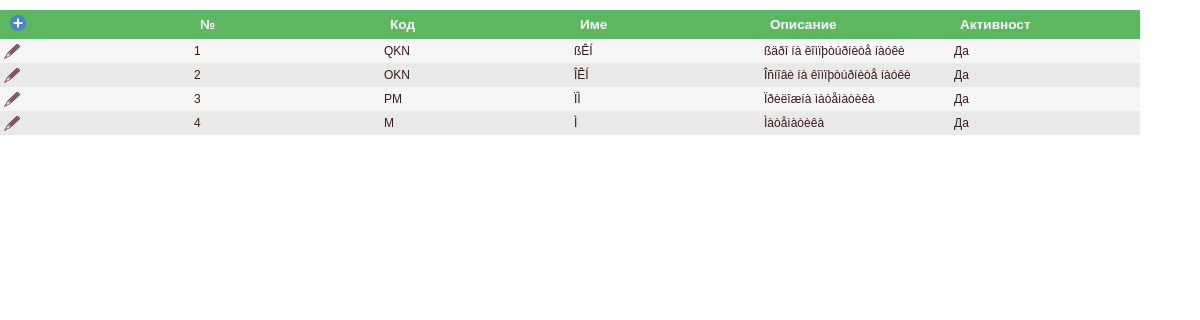
/Noms/NomCourseCategoriesList.php, run on the app's committed database.
### tables this page shows
CREATE TABLE IF NOT EXISTS nom_Course_categories(
	id MEDIUMINT NOT NULL AUTO_INCREMENT COMMENT 'UNIQUE ID',
	short_name VARCHAR (80) NOT NULL COMMENT 'Êðàòêî íàèìåíîâàíèå',
	name VARCHAR (255) NOT NULL COMMENT 'Ïúëíî íàèìåíîâàíèå',
	description VARCHAR (1024) COMMENT 'Îïèñàíèå',
	is_active VARCHAR (1) NOT NULL DEFAULT 'Y' COMMENT 'Ôëàã çà àêòèâíîñò',
    PRIMARY KEY nom_Course_category_type_pk (id),
	CONSTRAINT nom_Course_category_types_name_uk UNIQUE(name)
) COMMENT = 'Íîìàêëàòóðà íà òèïîâå íà êóðñîâåòå (Ì, ÏÌ, ÎÊÍ, ßÊÍ è ò.í.)';

### models/Noms/NomCourseCategories.php (called while the page is built, shortened)
<?php
class NomCourseCategories {
	private $id;
	private $shortName;
	private $name;
	private $description;
	private $isActive;
	public function getId(){
		return $this->id;
	}
	public function setId($id){
		$this->id = $id;
	}
	public function getShortName(){
		return $this->shortName;
	}
	public function setShortName($shortName){
		$this->shortName = $shortName;
	}
	public function getName(){
		return $this->name;
	}
	public function setName($name){
		$this->name = $name;
	}
	public function getDescription(){
		return $this->description;
	}
	public function setDescription($description){
		$this->description = $description;
	}
	public function setIsActive($isActive){
		$this->isActive = $isActive;
	}
	public function getIsActiveTxt(){
		return $this->isActive != null && strcmp ( $this->isActive , "Y" ) == 0 ? "Да" : "Не";
	}
}
?>

### Noms/NomCourseCategoriesList.php (the view, shortened to what this page needs)
<?php
include '..'.DIRECTORY_SEPARATOR.'models'.DIRECTORY_SEPARATOR.'Noms'.DIRECTORY_SEPARATOR.'NomCourseCategories.php';
include '..'.DIRECTORY_SEPARATOR.'header.php';
function isSortColumn($currCol, $selectedCol, $direction) {
	return "";
}
function order($selectedCol){
	if(isset($selectedCol) && !empty($selectedCol)){
		return " order by ".$selectedCol." ";
	} else {
		return " order by ncc.id ";
	}
}
$selectedCol=isset($_SESSION['selectedCol']) ? $_SESSION['selectedCol'] : "";
$direction=isset($_SESSION['direction']) ? $_SESSION['direction'] : "";
$sql = "SELECT ncc.id, ncc.short_name, ncc.name, ncc.description, ncc.is_active FROM nom_Course_categories ncc ".order($selectedCol).$direction;
$result = $conn->query($sql);
$nomCourseCategoriesList = array();
while ($row = $result->fetch(PDO::FETCH_ASSOC)) {
	$nomCourseCategory = new NomCourseCategories();
	$nomCourseCategory->setId($row['id']);
	$nomCourseCategory->setShortName($row['short_name']);
	$nomCourseCategory->setName($row['name']);
	$nomCourseCategory->setDescription($row['description']);
	$nomCourseCategory->setIsActive($row['is_active']);
	array_push ($nomCourseCategoriesList , $nomCourseCategory);
}
?>
<html>
	<head>
		<link rel="stylesheet" href="../style/main.css" type="text/css"/>
		<link type="text/css" href="../scripts/jquery-ui-themes-1.12.1/themes/base/jquery-ui.css" rel="stylesheet"/>
	</head>
	<body>
		<form name="nom_course_categories_list_form" id='nom_course_categories_list_form'>
			<table class="dataset">
				<thead>
					<tr>
						<th><a href="NomCourseCategoriesEdit.php"><img src="../style/plus.png" title="Нов запис"  style="border: 0" height="16" width="16"></a></th>
						<th><a href="#" onclick="setOrder('id')">№</a> <?= isSortColumn('id', $selectedCol, $direction)?></th>
                        <th><a href="#" onclick="setOrder('short_name')">Код</a> <?= isSortColumn('short_name', $selectedCol, $direction)?></th>
                        <th><a href="#" onclick="setOrder('name')">Име<?= isSortColumn('name', $selectedCol, $direction)?></a></th>
                        <th><a href="#" onclick="setOrder('description')">Описание<?= isSortColumn('description', $selectedCol, $direction)?></a></th>
                        <th><a href="#" onclick="setOrder('is_active')">Активност<?= isSortColumn('is_active', $selectedCol, $direction)?></a></th>
					</tr>
				</thead>
				<tbody>
					<?php foreach($nomCourseCategoriesList as $val): ?>
						<tr>
							<td><a href="NomCourseCategoriesEdit.php?courseCategoryId=<?= $val->getId() ?>"><img src="../style/edit.png" title="Редактиране"  style="border: 0"></a>
							</td>
							<td><?= $val->getId() ?> </td>
							<td><?= $val->getShortName() ?> </td>
							<td><?= $val->getName() ?> </td>
							<td><?= $val->getDescription() ?> </td>
							<td><?= $val->getIsActiveTxt()?> </td>
						</tr>
					<?php endforeach; ?>
				</tbody>
			</table>
		</form>
	</body>
</html>

### style/main.css (style rules this page uses)
body { margin: 0px; background: white; color: #74777b; font-weight: 400; font-size: 1em; font-family: Arial, Helvetica, sans-serif; }
a { color: #2CC185; text-decoration: none; outline: none; }
table.dataset { width:95%; font-family: Arial, Helvetica, sans-serif; border-collapse:collapse; margin-bottom:5px; table-layout: fixed; margin-top:10px; overflow: scroll; background-color: #FFFFFF; }
table.dataset tr th { background-color: #5DB761; padding: 1px; text-align: left; padding: 5px; font-size: 85%; color: #ffffff }
table.dataset tr th a { padding: 1px; text-align: left; padding: 5px; text-decoration: #ffffff; color: #ffffff; }
table.dataset tr td { font-weight: normal; font-family: Arial, Helvetica, sans-serif; padding: 4px; width:auto; word-wrap: break-word; color:rgb(59, 25, 26); font-size: 12px; }
table.dataset tr:nth-child(odd) { background-color: #f6f6f6; }
table.dataset tr:nth-child(even) { background-color: #e9e9e9; }

### data on the page
nom_course_categories: id "1", short_name "QKN", name "ßÊÍ", description "ßäðî íà êîìïþòúðíèòå íàóêè", is_active "Да"
nom_course_categories: id "2", short_name "OKN", name "ÎÊÍ", description "Îñíîâè íà êîìïþòúðíèòå íàóêè", is_active "Да"
nom_course_categories: id "3", short_name "PM", name "ÏÌ", description "Ïðèëîæíà ìàòåìàòèêà", is_active "Да"
nom_course_categories: id "4", short_name "M", name "Ì", description "Ìàòåìàòèêà", is_active "Да"
